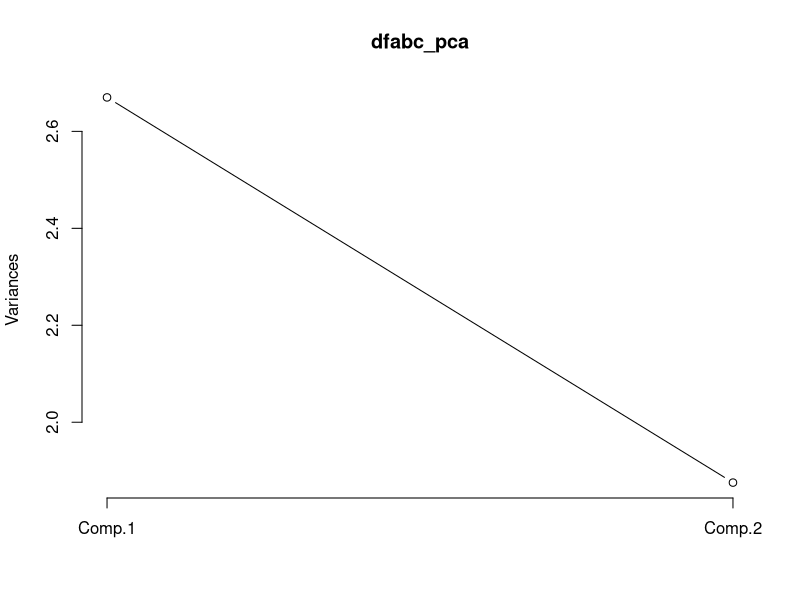
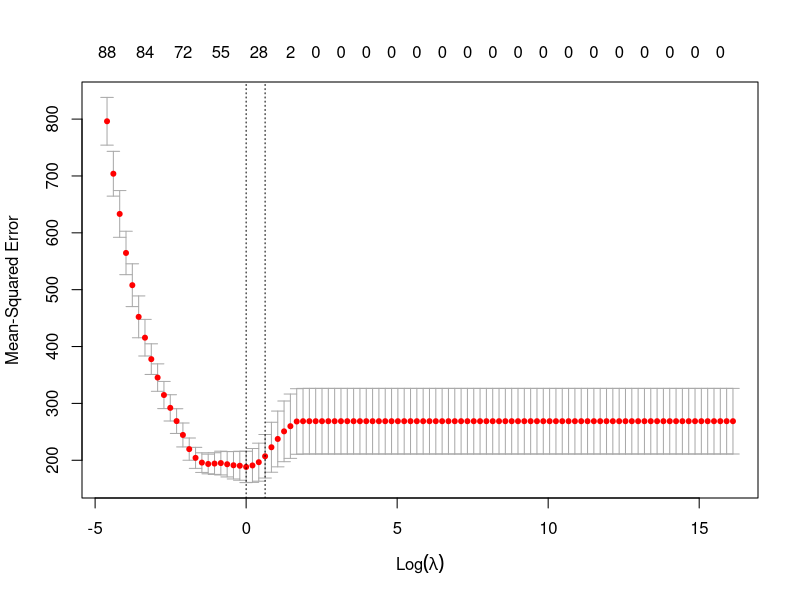
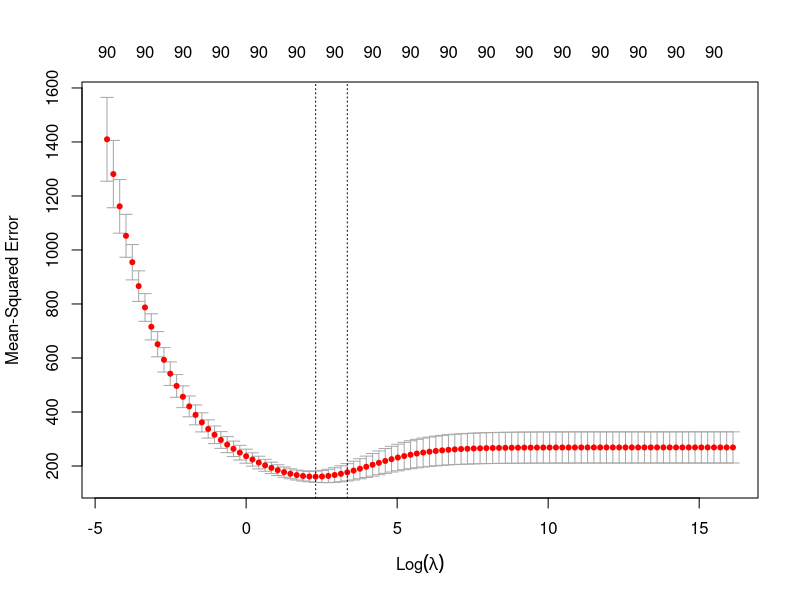
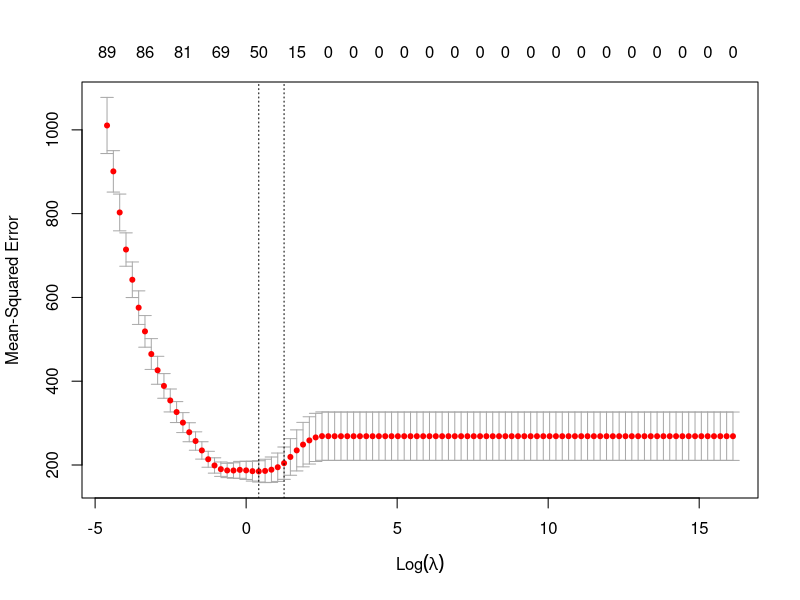
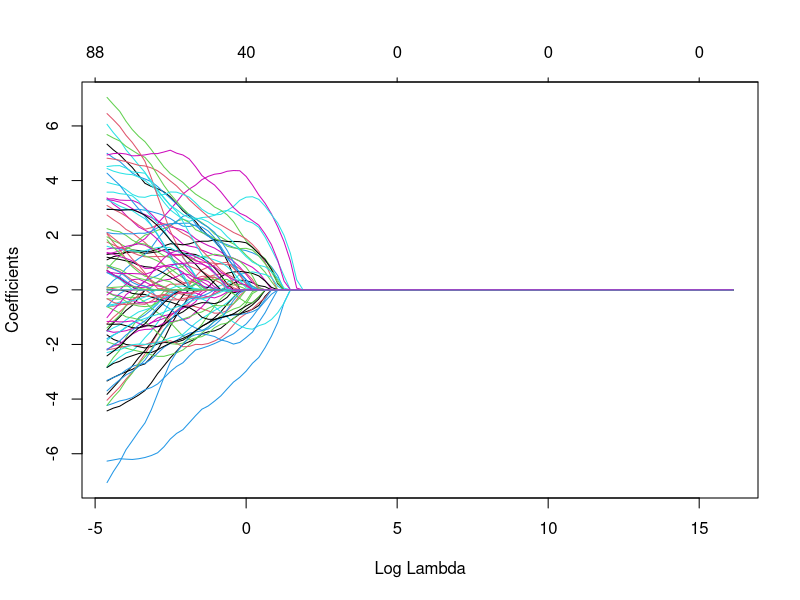
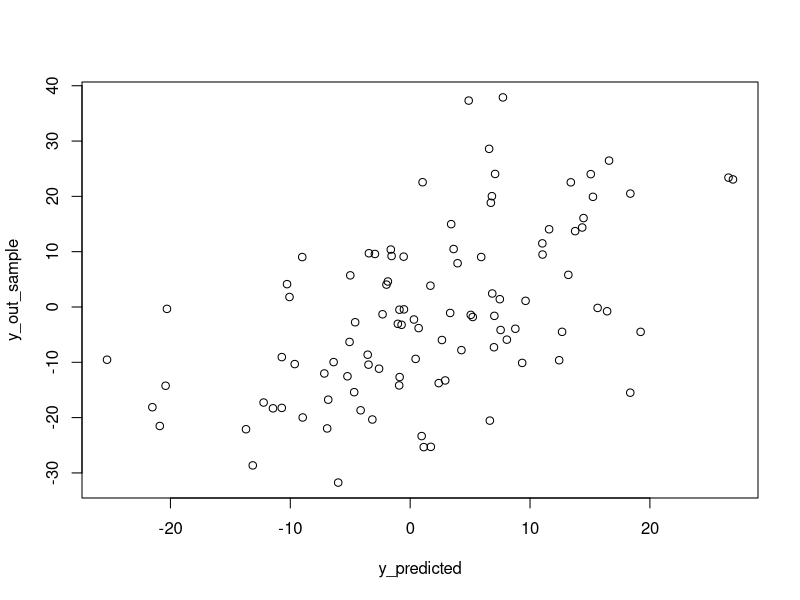
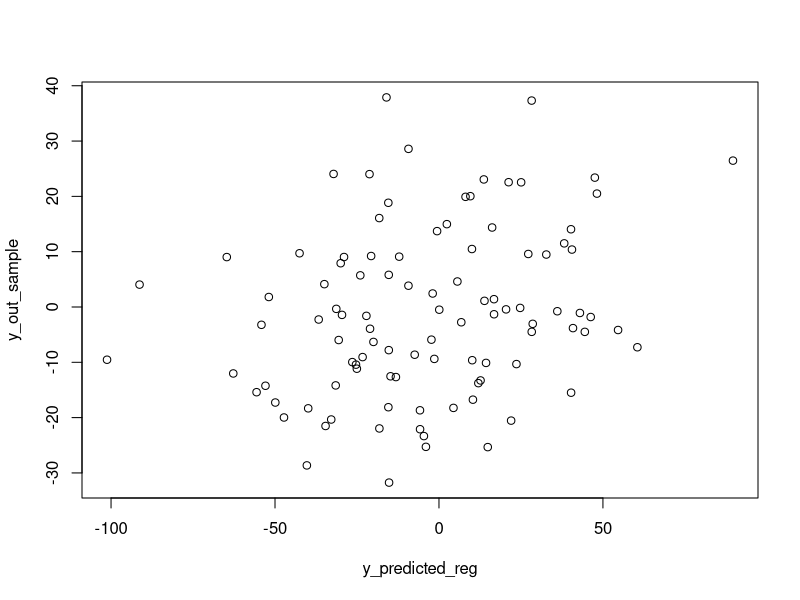

The R source for these figures, in order:
## ---- chunk 1
library(tidyverse)

# this creates the combination of all posible rolls
five_dice <- expand.grid( 1:6, 1:6, 1:6, 1:6, 1:6 )

# this calculates the sums of each possible roll
five_dice_sums <- rowSums(five_dice)

# this counts all the rolls that we're interested in (where the sum is between 15 and 20)
sum(five_dice_sums >= 15 & five_dice_sums <= 20)

# calculating probability
sum(five_dice_sums >= 15 & five_dice_sums <= 20)/length(five_dice_sums)
## ---- chunk 2
set.seed(17)
x <- rnorm(100, 0, 1)

set.seed(18)
epsilon <- rnorm(100,0,1)

y <- 0.1 + 2*x + epsilon
## ---- chunk 3
t.test(x, y)
## ---- chunk 4
# rejection region with 2-tailed test
qt(0.975,140)
qt(0.025,140)
## ---- chunk 5
# take first 5 observations from x and y
xfirst5 <- x[1:5]
yfirst5 <- y[1:5]

xfirst5
yfirst5
## ---- chunk 6
mean(xfirst5)
mean(yfirst5)

#se's
se_x <- sd(xfirst5)/(sqrt(5))
se_y <- sd(yfirst5)/(sqrt(5))

#se diff
se_diff <- sqrt((se_x^2)+(se_y^2))

# t-statistic
(mean(xfirst5)-mean(yfirst5))/se_diff

## ---- chunk 7

(se_diff^4)/(((se_x^4)/4)+((se_y^4)/4))
## ---- chunk 8
qt(0.975,5.24169)
qt(0.025,5.24169)

# double checking my work
t.test(xfirst5, yfirst5)
## ---- chunk 9
t.test(y,alternative="two.sided",mu=0)
## ---- chunk 10
# rejection region with 2-tailed test
qt(0.975,99)
qt(0.025,99)
## ---- chunk 11
# already have first 5 observations from y
yfirst5
## ---- chunk 12
mean(yfirst5)

se_yfirst5 <- sd(yfirst5)/(sqrt(5))

# t-statistic
mean(yfirst5)/se_yfirst5

## ---- chunk 13
qt(0.975,4)
qt(0.025,4)
## ---- chunk 14
# double checking
t.test(yfirst5,alternative="two.sided",mu=0)
## ---- chunk 15
# with an alpha of .01 now

for (i in 5:1000) {
# Recalculate the standard error and CI
stand_err <- (sd(yfirst5)) / sqrt(i)
ci <- mean(yfirst5) + c(qt(.01/2, i-1), qt(1-.01/2, i-1))*stand_err

if (ci[2] < 0)
break # condition met, leave the for loop
}

i



## ---- chunk 16
# new standard error
se_y_new <- sd(yfirst5)/(sqrt(176))

# new t-statistic
new_t_stat <- mean(yfirst5)/se_y_new

# new rejection region
qt(0.995,176)
qt(0.005,176)

new_t_stat
## ---- chunk 17
# new p-value
pt(new_t_stat, i-1)*2
## ---- chunk 18
# combine x and y into a dataframe so we can add c
data <- data.frame(x,y)

# adding c
data_2 <- mutate(data, c = if_else(x < -1, 1,if_else(x > 1, 3, 2)))

# turning c into a factor
c <- data_2$c 
  
c <- factor(c)

data_3 <- data.frame(x,y,c)

# now run the f-test
aov.final = aov(y~c,data=data_3) 
summary(aov.final)
## ---- chunk 19
# create table with first 3 observations from each c group
c1 <- filter(data_3, c == "1")
c2 <- filter(data_3, c == "2")
c3 <- filter(data_3, c == "3")

c1y <- c1$y[1:3]
c2y <- c2$y[1:3]
c3y <- c3$y[1:3]



csample1 <- data.frame(c = c("1"), y = c1y)
csample2 <- data.frame(c = c("2"), y = c2y)
csample3 <- data.frame(c = c("3"), y = c3y)

sample <- rbind(csample1, csample2, csample3)

# calculate mean and sds 
mean_sample <- mean(sample$y)
sd_sample <- sd(sample$y)

mean_c1 <- mean(filter(sample, c == "1")$y)
mean_c2 <- mean(filter(sample, c == "2")$y)
mean_c3 <- mean(filter(sample, c == "3")$y)

sd_c1 <- sd(filter(sample, c == "1")$y)
sd_c2 <- sd(filter(sample, c == "2")$y)
sd_c3 <- sd(filter(sample, c == "3")$y)

mean_sample
mean_c1
mean_c2
mean_c3
sd_c1
sd_c2
sd_c3
## ---- chunk 20
# Between variance
((3*(mean_c1-mean_sample)^2)+(3*(mean_c2-mean_sample)^2)+(3*(mean_c3-mean_sample)^2))/2

# Within variance
((2*(sd_c1^2))+(2*(sd_c2^2))+(2*(sd_c3^2)))/6

# F-stat
26.88391/6.250291

#Threshold F value
qf(0.95,2,6)

#p-value
1-pf(4.301225,2,6)
## ---- chunk 21
set.seed(28)
x <- rnorm(100, 0, 1)

set.seed(29)
epsilon <- rnorm(100,0,1)

y <- 0.1 + 0.2*x + epsilon
## ---- chunk 22
yx_model <- lm(y~x)
summary(yx_model)
## ---- chunk 23
confint(yx_model)
## ---- chunk 24
p_val <- pt(2.786, 98, lower.tail=F)*2

p_val
## ---- chunk 25
# f = (r2/k) / ((1-r2)/(n-k-1))

f <- (0.07338/1) / ((1-0.07338)/(98))
f

# p-value
pf(7.760722,1,98,lower.tail=F)
## ---- chunk 26
x_first5 <- x[1:5]
y_first5 <- y[1:5]

x_first5
y_first5
## ---- chunk 27
cov(y,x)
var(y)

(cov(y,x)/var(y))

## ---- chunk 28
#seB1
sd(y)*(1/(sqrt(sum((x-mean(x))^2))))

## ---- chunk 29
tss <- sum((x - mean(x))^2)
tss

sse <- sum((x - y)^2)
sse

r_sq <- (tss - sse) / tss
r_sq

## ---- chunk 30
set.seed(33)
x <- rnorm(100, 0, 1)

set.seed(34)
epsilon <- rnorm(100,0,1)

x2 <- x*x

y <- 0.1 + 0.2*x - 0.5*x2 + epsilon
## ---- chunk 31
quadreg <- lm(y ~ x + x2)
summary(quadreg)
## ---- chunk 32
# y = 0.1 + 0.2*x - 0.5*x^2

# at x = 1
0.1 + 0.2 - 0.5
# y = -0.2

# at x = 2
0.1 + (0.2*2) - (0.5*(2^2))
# y = -1.5
## ---- chunk 33
# y = 0.27948 + 0.11597 * x - 0.68023 * x^2

# at x = -.5
0.27948 + (0.11597*-.5) - (0.68023*(-.5^2))
# y = 0.3915525

# at x = -.7
0.27948 + (0.11597*-.7) - (0.68023*(-.7^2))
# y = 0.5316137
## ---- chunk 34
set.seed(35)
x_2 <- rnorm(100,-1,1)

y <- 0.1 + (0.2*x) - (.5 * x * x_2) + epsilon
# using the same x and epsilon random numbers we generated in #4
## ---- chunk 35
mean(x)
# at x_2 = 0  and x = 0.05949108
0.1 + (0.2*0.05949108) - (0.5*0.05949108*0)
# y =  0.1118982

# at x_2 = 1 and x = 0.05949108
0.1 + (0.2*0.05949108) - (0.5*0.05949108*1)
# y = 0.08215268
## ---- chunk 36
intreg <- lm(y ~ x + x_2 + x*x_2)
summary(intreg)
## ---- chunk 37
# equation based on coefficients  y = 0.08169 + 0.08534x - 0.03031x_2 - 0.46205(x)(x_2)

# at x = -0.5 and x_2=1
0.08169 + (0.08534*-.5) + (-0.03031*1) - (0.46205*-.5*1)
# y = 0.239735

# at x = -0.7 and x_2=1
0.08169 + (0.08534*-.7) + (-0.03031*1) - (0.46205*-.7*1)
# y = 0.315077

## ---- chunk 38
xreg <- lm(y ~ x)
summary(xreg)
## ---- chunk 39
# f statistic
r2complete <- summary(intreg)$r.squared
r2reduced <- summary(xreg)$r.squared

fstat <- ((r2complete - r2reduced) / 2) / ((1 - r2complete) / (100 - 3 - 1))
fstat

# p value
pf(fstat,2,96,lower.tail=F)
## ---- chunk 40
# combine x and y into a dataframe so we can add c
df_y2 <- data.frame(y,x,x_2)

# adding y_2
df_y2 <- mutate(df_y2, y_2 = if_else(y > 0, 1, 0))

## ---- chunk 41
logreg <- glm(y_2 ~ x + x_2 + x*x_2, data = df_y2, family="binomial")
summary(logreg)
## ---- chunk 42
mean(df_y2$x)
## ---- chunk 43
2.718^(0.2350+(0.4680*0.05949108)+(-0.2392*0)+(-0.5019*(0.05949108 * 0)))/(1+2.718^(0.2350+(0.4680*0.05949108)+(-0.2392*0)+(-0.5019*(0.05949108 * 0))))
## ---- chunk 44
2.718^(0.2350+(0.4680*0.05949108)+(-0.2392*1)+(-0.5019*(0.05949108 * 1)))/(1+2.718^(0.2350+(0.4680*0.05949108)+(-0.2392*1)+(-0.5019*(0.05949108 * 1))))
## ---- chunk 45
# creating table
set.seed(41)
x1a <- rnorm(100,1,2) 
set.seed(42)
x1b <- rnorm(100,0,1)
set.seed(43)
x1c <- rnorm(100,1,.5)

set.seed(44)
x2a <- rnorm(100,1,2)
set.seed(45)
x2b <- rnorm(100,1,1)
set.seed(46)
x2c <- rnorm(100,0,.5)

dfa <- data.frame(f = "a", x1 = x1a, x2 = x2a)
dfb <- data.frame(f = "b", x1 = x1b, x2 = x2b)
dfc <- data.frame(f = "c", x1 = x1c, x2 = x2c)

dfabc <- rbind(dfa, dfb, dfc)
## ---- chunk 46
#perform the analysis
kout <- kmeans(dfabc[,2:3], centers=3, nstart=25)


# now look at the clustered groups compared to f 
clustervector <- kout$cluster

fgroups <- dfabc$f

# judging by the groupings in clustervector, I'm guessing which of 1, 2, and 3 correspond to a, b, and c in original table
fgroups <- ifelse(fgroups == "a", 1, ifelse(fgroups == "b", 3, 2))

clusterscorrect <- sum(fgroups == clustervector)
clusterscorrect
# 181 match


# how similar are the centroids

# true centroids
# get centroids of groups
centroidsdf <- aggregate(dfabc[,2:3],by=list(cat=dfabc$f),FUN=mean) 

# centroids from kmeans
centroidsk <- kout$centers

centroidsdf
centroidsk

## ---- chunk 47
# Princomp method
dfabc_pca <- princomp(dfabc[,2:3])
dfabc_pca

# scree plot
plot(dfabc_pca,type="lines")
## ---- chunk 48
library(mvtnorm)

set.seed(81)
coefs <- rep(c(2, -1, 0), each=30)
mu <- rnorm(200, 0, 10)
m <- rep(0, 90) # mean of independent variables
sig <- diag(90) # cov of indep variables
x <- rmvnorm(200, mean=m, sigma=sig) # generates 200 observations from multivariate normal 
y <- x%*%coefs + mu
## ---- chunk 49
library(glmnet)

x_in_sample <- x[1:100, ]
y_in_sample <- y[1:100]
x_out_sample <- x[101:200, ]
y_out_sample <- y[101:200]

lambdalevels <- 10^seq(7,-2,length=100)

# running it at different alpha levels

#lasso
set.seed(1)
cv.lasso.mod=cv.glmnet(x_in_sample,y_in_sample,alpha=1,lambda=lambdalevels)
plot(cv.lasso.mod)
# best fit is with about 30 coefficients. We do one standard dev worse with a model with around 15

#ridge
set.seed(1)
cv.ridge.mod=cv.glmnet(x_in_sample,y_in_sample,alpha=0,lambda=lambdalevels)
plot(cv.ridge.mod)
# all 90 coefficients

#combo
set.seed(1)
cv.combo.mod=cv.glmnet(x_in_sample,y_in_sample,alpha=.5,lambda=lambdalevels)
plot(cv.combo.mod)
# about 50 coefficients

# will use alpha =1
# now find best lambda
lasso.mod=glmnet(x_in_sample,y_in_sample,alpha=1,lambda=lambdalevels)
plot(lasso.mod,xvar="lambda")

bestlambda <- cv.lasso.mod$lambda.min
bestlambda
## ---- chunk 50
# get the coefficients
bestcoeff <- predict(lasso.mod, type="coefficients",s=bestlambda)

actualcoeff <- c(0,rep(2,30),rep(-1,30),rep(0,30))

mse <- mean(bestcoeff[,1]-actualcoeff)^2
mse
## ---- chunk 51
y_predicted <- predict(cv.lasso.mod$glmnet.fit, s=cv.lasso.mod$lambda.min, newx=x_out_sample)

mse.lasso <- sum((y_out_sample - y_predicted)^2)/nrow(x_out_sample)
mse.lasso

plot(y_predicted, y_out_sample)

## ---- chunk 52
# regression
lmout <- lm(y_in_sample~x_in_sample)
y_predicted_reg <- cbind(1,x_out_sample) %*% lmout$coefficients

mse.reg <- sum((y_out_sample - y_predicted_reg)^2)/nrow(x_out_sample)
mse.reg

plot(y_predicted_reg, y_out_sample)

## ---- chunk 53
y_2  <- as.factor(ifelse(y >0, 1, 0))
## ---- chunk 54
# create in/out sample for y_2
y_2_in_sample <- y_2[1:100]
y_2_out_sample <- y_2[101:200]


library(e1071)

in_sample_data <- data.frame(y=y_2_in_sample, x_in_sample)

costvalues <- 10^seq(-3,2,1)

# run it for linear kernel
tuned_svm_linear <- tune(svm, y~., data=in_sample_data, ranges=list(cost=costvalues), kernel="linear")
summary(tuned_svm_linear)
## ---- chunk 55
# run it for radial kernel
tuned_svm_radial <- tune(svm, y~., data=in_sample_data, ranges=list(cost=costvalues), kernel="radial")
summary(tuned_svm_radial)
## ---- chunk 56
out_sample_data <- data.frame(y=y_2_out_sample, x_out_sample)

y_pred_svm <- predict(tuned_svm_radial$best.model,newdata=out_sample_data)

#percent correct
sum(y_pred_svm==out_sample_data$y)/length(out_sample_data$y)
